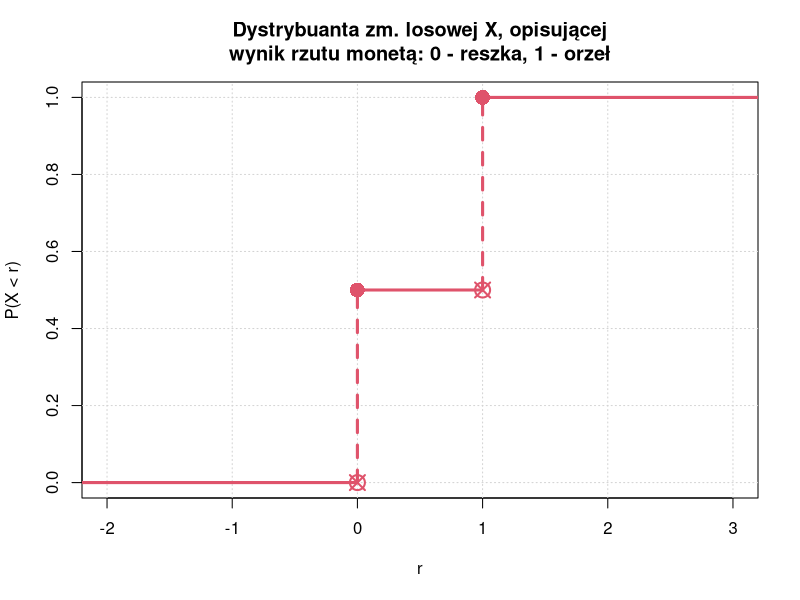
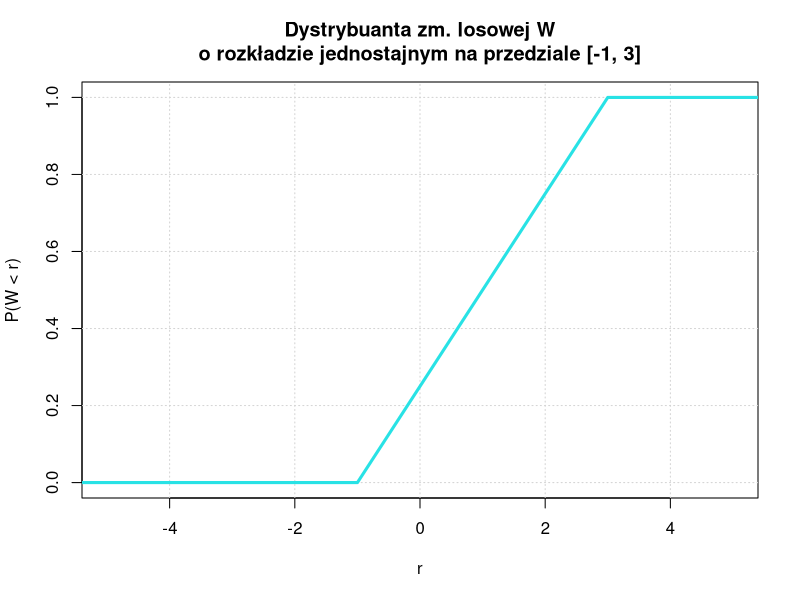
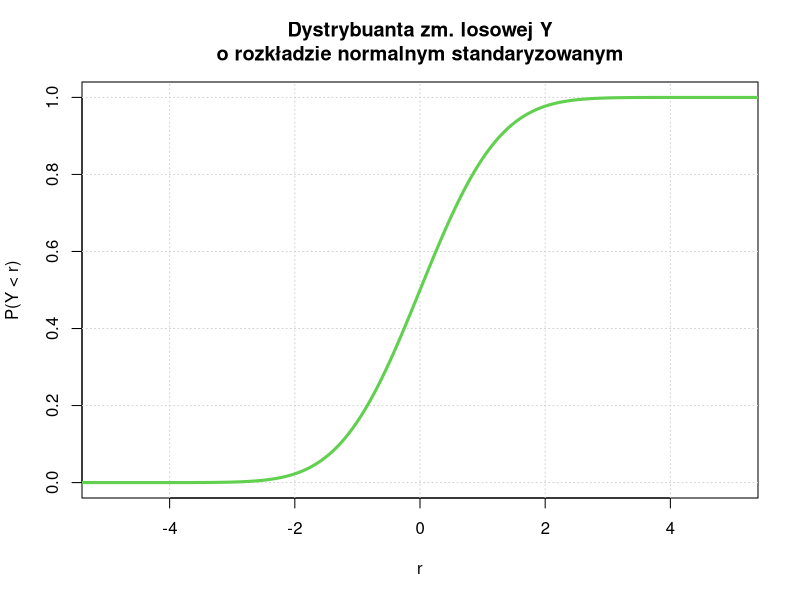
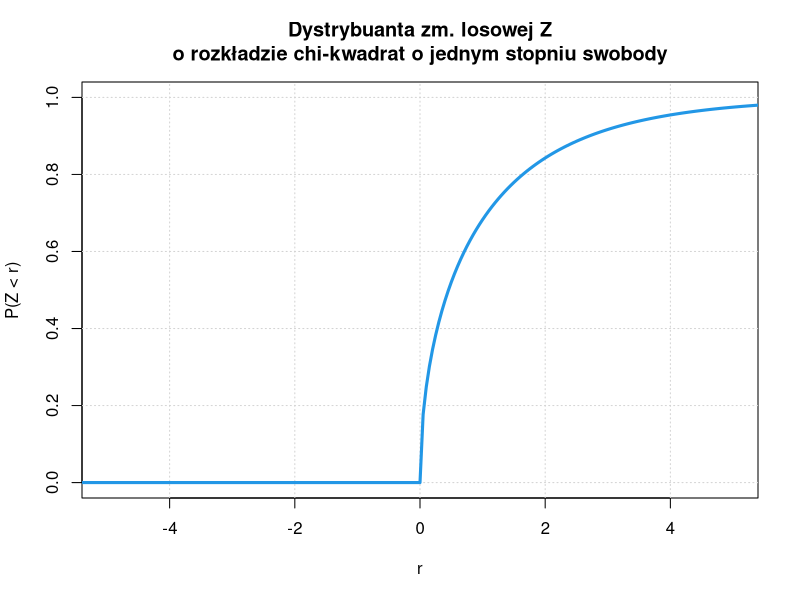
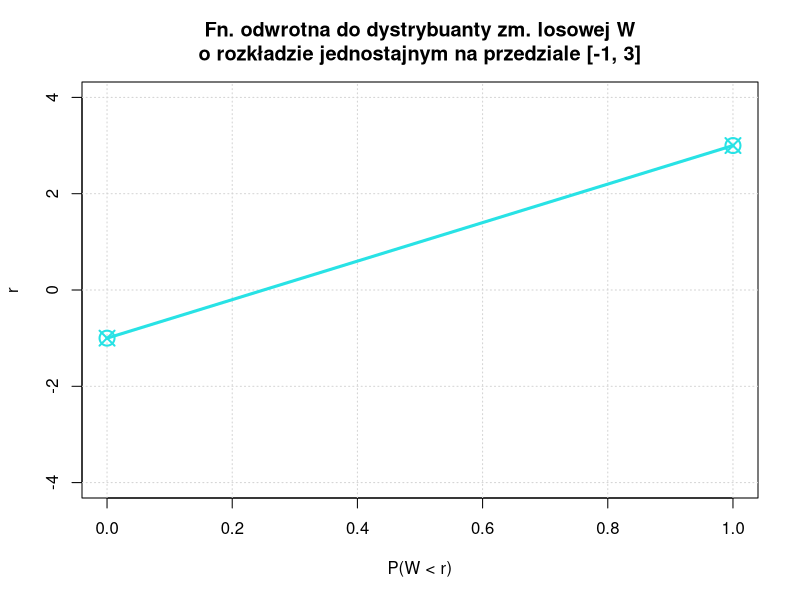
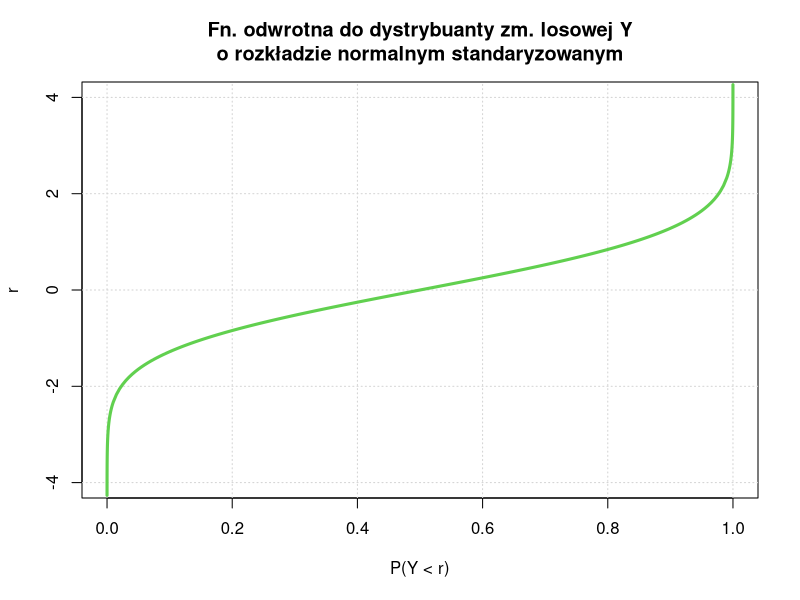
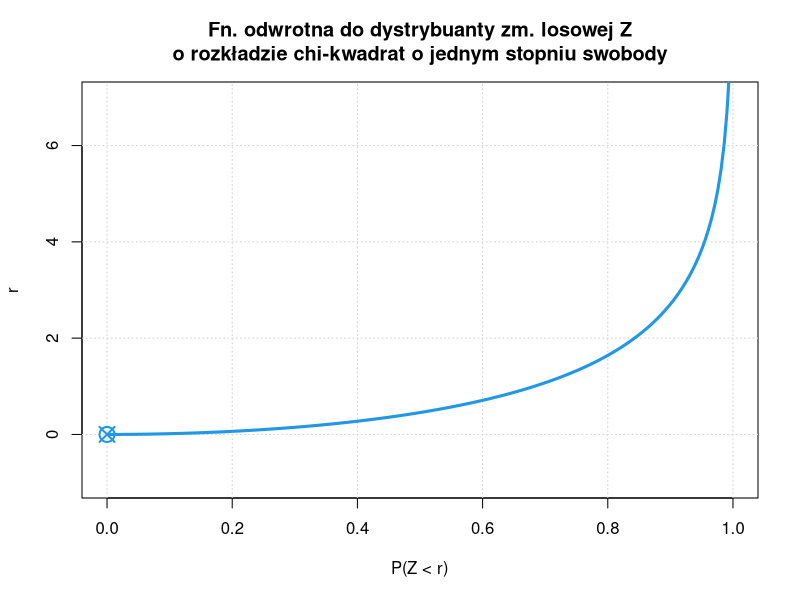
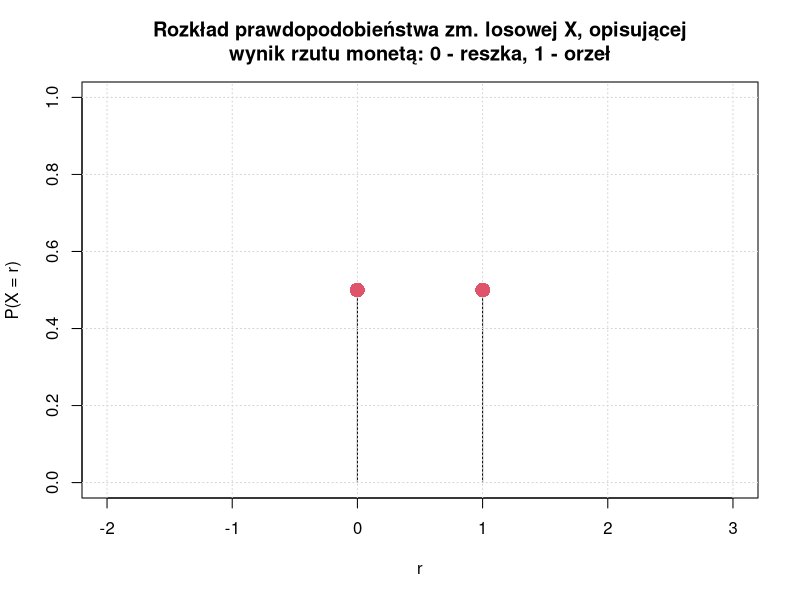

Write R code to recreate these figures, in order.
## ---- chunk 1
plot(NA, NA, xlim = c(-2, 3), ylim = c(0, 1),
     main = "Dystrybuanta zm. losowej X, opisującej\nwynik rzutu monetą: 0 - reszka, 1 - orzeł",
     xlab = "r", ylab = "P(X < r)")
grid()
lines(c(-3, 0), c(0, 0), lwd = 3, col = 2)
lines(c(0, 0), c(0, 0.5), lty = 2, lwd = 3, col = 2)
lines(c(0, 1), c(0.5, 0.5), lwd = 3, col = 2)
lines(c(1, 1), c(0.5, 1), lty = 2, lwd = 3, col = 2)
lines(c(1, 4), c(1, 1), lwd = 3, col = 2)
points(c(0, 1), c(0, 0.5), pch = 13, cex = 2, lwd = 2, col = 2)
points(c(0, 1), c(0.5, 1), pch = 16, cex = 2, col = 2)
## ---- chunk 2
plot(NA, NA, xlim = c(-5, 5), ylim = c(0, 1),
     main = "Dystrybuanta zm. losowej W\no rozkładzie jednostajnym na przedziale [-1, 3]",
     xlab = "r", ylab = "P(W < r)")
grid()
lines(c(-6, -1, 3, 6), c(0, 0, 1, 1), lwd = 3, col = 5)
## ---- chunk 3
plot(NA, NA, xlim = c(-5, 5), ylim = c(0, 1),
     main = "Dystrybuanta zm. losowej Y\no rozkładzie normalnym standaryzowanym",
     xlab = "r", ylab = "P(Y < r)")
grid()
siatka = seq(-6, 6, 0.05)
lines(siatka, pnorm(siatka), lwd = 3, col = 3)
## ---- chunk 4
plot(NA, NA, xlim = c(-5, 5), ylim = c(0, 1),
     main = "Dystrybuanta zm. losowej Z\no rozkładzie chi-kwadrat o jednym stopniu swobody",
     xlab = "r", ylab = "P(Z < r)")
grid()
siatka = seq(-6, 6, 0.05)
lines(siatka, pchisq(siatka, 1), lwd = 3, col = 4)
## ---- chunk 5
plot(NA, NA, xlim = c(0, 1), ylim = c(-4, 4),
     main = "Fn. odwrotna do dystrybuanty zm. losowej W\no rozkładzie jednostajnym na przedziale [-1, 3]",
     xlab = "P(W < r)", ylab = "r")
grid()
lines(c(0, 1), c(-1, 3), lwd = 3, col = 5)
points(c(0, 1), c(-1, 3), pch = 13, cex = 2, lwd = 2, col = 5)
## ---- chunk 6
plot(NA, NA, xlim = c(0, 1), ylim = c(-4, 4),
     main = "Fn. odwrotna do dystrybuanty zm. losowej Y\no rozkładzie normalnym standaryzowanym",
     xlab = "P(Y < r)", ylab = "r")
grid()
siatka = c(seq(0.00001, 0.01, 0.00001),
           seq(0.015, 0.985, 0.005),
           seq(0.99, 0.99999, 0.00001))
lines(siatka, qnorm(siatka), lwd = 3, col = 3)
## ---- chunk 7
plot(NA, NA, xlim = c(0, 1), ylim = c(-1, 7),
     main = "Fn. odwrotna do dystrybuanty zm. losowej Z\no rozkładzie chi-kwadrat o jednym stopniu swobody",
     xlab = "P(Z < r)", ylab = "r")
grid()
siatka = c(seq(0.001, 0.986, 0.005),
           seq(0.99, 0.99999, 0.00001))
lines(siatka, qchisq(siatka, 1), lwd = 3, col = 4)
points(0, 0, pch = 13, cex = 2, lwd = 2, col = 4)
## ---- chunk 8
plot(c(0, 1), c(0.5, 0.5), type = "h", xlim = c(-2, 3), ylim = c(0, 1),
     main = "Rozkład prawdopodobieństwa zm. losowej X, opisującej\nwynik rzutu monetą: 0 - reszka, 1 - orzeł",
     xlab = "r", ylab = "P(X = r)")
grid()
points(c(0, 1), c(0.5, 0.5), pch = 16, cex = 2, col = 2)
## ---- chunk 9
plot(NA, NA, xlim = c(-5, 5), ylim = c(0, 0.8),
     main = "Fn. gęstości prawdopodobieństwa zm. losowej W\no rozkładzie jednostajnym na przedziale [-1, 3]",
     xlab = "r", ylab = "f(r)")
grid()
lines(c(-6, -1), c(0, 0), lwd = 3, col = 5)
lines(c(-1, -1), c(0, 0.25), lwd = 3, lty = 2, col = 5)
lines(c(-1, 3), c(0.25, 0.25), lwd = 3, col = 5)
lines(c(3, 3), c(0.25, 0), lwd = 3, lty = 2, col = 5)
lines(c(3, 6), c(0, 0), lwd = 3, col = 5)
points(c(-1, -1, 3, 3), c(0, 0.25, 0, 0.25), pch = 13, cex = 2, lwd = 2, col = 5)
## ---- chunk 10
plot(NA, NA, xlim = c(-5, 5), ylim = c(0, 0.8),
     main = "Fn. gęstości prawdopodobieństwa zm. losowej Y\no rozkładzie normalnym standaryzowanym",
     xlab = "r", ylab = "f(r)")
grid()
siatka = seq(-6, 6, 0.05)
lines(siatka, dnorm(siatka), lwd = 3, col = 3)
## ---- chunk 11
plot(NA, NA, xlim = c(-5, 5), ylim = c(0, 0.8),
     main = "Fn. gęstości prawdopodobieństwa zm. losowej Z\no rozkładzie chi-kwadrat o jednym stopniu swobody",
     xlab = "r", ylab = "f(r)")
grid()
siatka = seq(-6, 6, 0.05)
lines(siatka, dchisq(siatka, 1), lwd = 3, col = 4)
points(0, 0, pch = 13, cex = 2, lwd = 2, col = 4)
